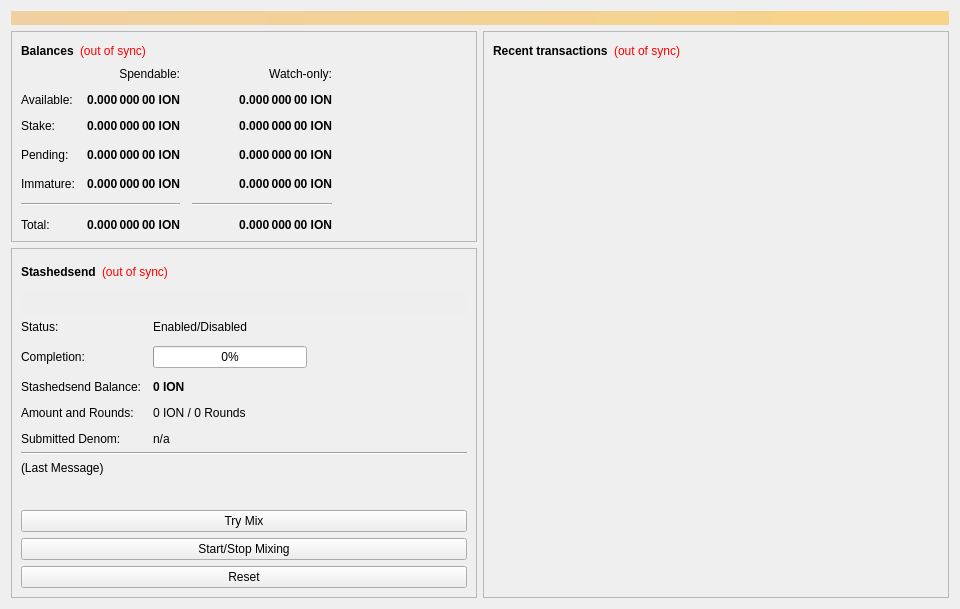
<?xml version="1.0" encoding="UTF-8"?>
<ui version="4.0">
 <class>OverviewPage</class>
 <widget class="QWidget" name="OverviewPage">
  <property name="geometry">
   <rect>
    <x>0</x>
    <y>0</y>
    <width>960</width>
    <height>594</height>
   </rect>
  </property>
  <property name="minimumSize">
   <size>
    <width>960</width>
    <height>0</height>
   </size>
  </property>
  <property name="windowTitle">
   <string>Form</string>
  </property>
  <layout class="QVBoxLayout" name="topLayout">
   <item>
    <widget class="QLabel" name="labelAlerts">
     <property name="visible">
      <bool>false</bool>
     </property>
     <property name="styleSheet">
      <string notr="true">background-color: qlineargradient(x1: 0, y1: 0, x2: 1, y2: 0, stop:0 #F0D0A0, stop:1 #F8D488); color:#000000;</string>
     </property>
     <property name="wordWrap">
      <bool>true</bool>
     </property>
     <property name="margin">
      <number>3</number>
     </property>
    </widget>
   </item>
   <item>
    <layout class="QHBoxLayout" name="horizontalLayout" stretch="1,1">
     <item>
      <layout class="QVBoxLayout" name="verticalLayout_2">
       <item>
        <widget class="QFrame" name="frame">
         <property name="frameShape">
          <enum>QFrame::StyledPanel</enum>
         </property>
         <property name="frameShadow">
          <enum>QFrame::Raised</enum>
         </property>
         <layout class="QVBoxLayout" name="verticalLayout_4">
          <item>
           <layout class="QHBoxLayout" name="horizontalLayout_4">
            <item>
             <widget class="QLabel" name="label_5">
              <property name="font">
               <font>
                <weight>75</weight>
                <bold>true</bold>
               </font>
              </property>
              <property name="text">
               <string>Balances</string>
              </property>
             </widget>
            </item>
            <item>
             <widget class="QLabel" name="labelWalletStatus">
              <property name="cursor">
               <cursorShape>WhatsThisCursor</cursorShape>
              </property>
              <property name="toolTip">
               <string>The displayed information may be out of date. Your wallet automatically synchronizes with the Ion network after a connection is established, but this process has not completed yet.</string>
              </property>
              <property name="styleSheet">
               <string notr="true">QLabel { color: red; }</string>
              </property>
              <property name="text">
               <string notr="true">(out of sync)</string>
              </property>
              <property name="alignment">
               <set>Qt::AlignLeading|Qt::AlignLeft|Qt::AlignVCenter</set>
              </property>
             </widget>
            </item>
            <item>
             <spacer name="horizontalSpacer_3">
              <property name="orientation">
               <enum>Qt::Horizontal</enum>
              </property>
              <property name="sizeHint" stdset="0">
               <size>
                <width>40</width>
                <height>20</height>
               </size>
              </property>
             </spacer>
            </item>
           </layout>
          </item>
          <item>
           <layout class="QGridLayout" name="gridLayout">
            <property name="spacing">
             <number>12</number>
            </property>
            <item row="3" column="2">
             <widget class="QLabel" name="labelWatchPending">
              <property name="font">
               <font>
                <weight>75</weight>
                <bold>true</bold>
               </font>
              </property>
              <property name="cursor">
               <cursorShape>IBeamCursor</cursorShape>
              </property>
              <property name="toolTip">
               <string>Unconfirmed transactions to watch-only addresses</string>
              </property>
              <property name="text">
               <string notr="true">0.000 000 00 ION</string>
              </property>
              <property name="alignment">
               <set>Qt::AlignRight|Qt::AlignTrailing|Qt::AlignVCenter</set>
              </property>
              <property name="textInteractionFlags">
               <set>Qt::LinksAccessibleByMouse|Qt::TextSelectableByKeyboard|Qt::TextSelectableByMouse</set>
              </property>
             </widget>
            </item>
            <item row="3" column="1">
             <widget class="QLabel" name="labelUnconfirmed">
              <property name="font">
               <font>
                <weight>75</weight>
                <bold>true</bold>
               </font>
              </property>
              <property name="cursor">
               <cursorShape>IBeamCursor</cursorShape>
              </property>
              <property name="toolTip">
               <string>Total of transactions that have yet to be confirmed, and do not yet count toward the spendable balance</string>
              </property>
              <property name="text">
               <string notr="true">0.000 000 00 ION</string>
              </property>
              <property name="alignment">
               <set>Qt::AlignRight|Qt::AlignTrailing|Qt::AlignVCenter</set>
              </property>
              <property name="textInteractionFlags">
               <set>Qt::LinksAccessibleByMouse|Qt::TextSelectableByKeyboard|Qt::TextSelectableByMouse</set>
              </property>
             </widget>
            </item>
            <item row="4" column="2">
             <widget class="QLabel" name="labelWatchImmature">
              <property name="font">
               <font>
                <weight>75</weight>
                <bold>true</bold>
               </font>
              </property>
              <property name="cursor">
               <cursorShape>IBeamCursor</cursorShape>
              </property>
              <property name="toolTip">
               <string>Mined balance in watch-only addresses that has not yet matured</string>
              </property>
              <property name="text">
               <string notr="true">0.000 000 00 ION</string>
              </property>
              <property name="alignment">
               <set>Qt::AlignRight|Qt::AlignTrailing|Qt::AlignVCenter</set>
              </property>
              <property name="textInteractionFlags">
               <set>Qt::LinksAccessibleByMouse|Qt::TextSelectableByKeyboard|Qt::TextSelectableByMouse</set>
              </property>
             </widget>
            </item>
            <item row="5" column="0" colspan="2">
             <widget class="Line" name="lineSpendableBalance">
              <property name="orientation">
               <enum>Qt::Horizontal</enum>
              </property>
             </widget>
            </item>
            <item row="5" column="2">
             <widget class="Line" name="lineWatchBalance">
              <property name="sizePolicy">
               <sizepolicy hsizetype="Preferred" vsizetype="Fixed">
                <horstretch>0</horstretch>
                <verstretch>0</verstretch>
               </sizepolicy>
              </property>
              <property name="minimumSize">
               <size>
                <width>140</width>
                <height>0</height>
               </size>
              </property>
              <property name="orientation">
               <enum>Qt::Horizontal</enum>
              </property>
             </widget>
            </item>
            <item row="6" column="0">
             <widget class="QLabel" name="labelTotalText">
              <property name="text">
               <string>Total:</string>
              </property>
             </widget>
            </item>
            <item row="4" column="1">
             <widget class="QLabel" name="labelImmature">
              <property name="font">
               <font>
                <weight>75</weight>
                <bold>true</bold>
               </font>
              </property>
              <property name="cursor">
               <cursorShape>IBeamCursor</cursorShape>
              </property>
              <property name="toolTip">
               <string>Mined balance that has not yet matured</string>
              </property>
              <property name="text">
               <string notr="true">0.000 000 00 ION</string>
              </property>
              <property name="alignment">
               <set>Qt::AlignRight|Qt::AlignTrailing|Qt::AlignVCenter</set>
              </property>
              <property name="textInteractionFlags">
               <set>Qt::LinksAccessibleByMouse|Qt::TextSelectableByKeyboard|Qt::TextSelectableByMouse</set>
              </property>
             </widget>
            </item>
            <item row="3" column="3">
             <spacer name="horizontalSpacer_2">
              <property name="orientation">
               <enum>Qt::Horizontal</enum>
              </property>
              <property name="sizeHint" stdset="0">
               <size>
                <width>40</width>
                <height>20</height>
               </size>
              </property>
             </spacer>
            </item>
            <item row="4" column="0">
             <widget class="QLabel" name="labelImmatureText">
              <property name="text">
               <string>Immature:</string>
              </property>
             </widget>
            </item>
            <item row="6" column="1">
             <widget class="QLabel" name="labelTotal">
              <property name="font">
               <font>
                <weight>75</weight>
                <bold>true</bold>
               </font>
              </property>
              <property name="cursor">
               <cursorShape>IBeamCursor</cursorShape>
              </property>
              <property name="toolTip">
               <string>Your current total balance</string>
              </property>
              <property name="text">
               <string notr="true">0.000 000 00 ION</string>
              </property>
              <property name="alignment">
               <set>Qt::AlignRight|Qt::AlignTrailing|Qt::AlignVCenter</set>
              </property>
              <property name="textInteractionFlags">
               <set>Qt::LinksAccessibleByMouse|Qt::TextSelectableByKeyboard|Qt::TextSelectableByMouse</set>
              </property>
             </widget>
            </item>
            <item row="6" column="2">
             <widget class="QLabel" name="labelWatchTotal">
              <property name="font">
               <font>
                <weight>75</weight>
                <bold>true</bold>
               </font>
              </property>
              <property name="cursor">
               <cursorShape>IBeamCursor</cursorShape>
              </property>
              <property name="toolTip">
               <string>Current total balance in watch-only addresses</string>
              </property>
              <property name="text">
               <string notr="true">0.000 000 00 ION</string>
              </property>
              <property name="alignment">
               <set>Qt::AlignRight|Qt::AlignTrailing|Qt::AlignVCenter</set>
              </property>
              <property name="textInteractionFlags">
               <set>Qt::LinksAccessibleByMouse|Qt::TextSelectableByKeyboard|Qt::TextSelectableByMouse</set>
              </property>
             </widget>
            </item>
            <item row="0" column="2">
             <widget class="QLabel" name="labelWatchonly">
              <property name="text">
               <string>Watch-only:</string>
              </property>
              <property name="alignment">
               <set>Qt::AlignRight|Qt::AlignTrailing|Qt::AlignVCenter</set>
              </property>
             </widget>
            </item>
            <item row="1" column="0">
             <widget class="QLabel" name="labelBalanceText">
              <property name="text">
               <string>Available:</string>
              </property>
             </widget>
            </item>
            <item row="1" column="1">
             <widget class="QLabel" name="labelBalance">
              <property name="font">
               <font>
                <weight>75</weight>
                <bold>true</bold>
               </font>
              </property>
              <property name="cursor">
               <cursorShape>IBeamCursor</cursorShape>
              </property>
              <property name="toolTip">
               <string>Your current spendable balance</string>
              </property>
              <property name="text">
               <string notr="true">0.000 000 00 ION</string>
              </property>
              <property name="alignment">
               <set>Qt::AlignRight|Qt::AlignTrailing|Qt::AlignVCenter</set>
              </property>
              <property name="textInteractionFlags">
               <set>Qt::LinksAccessibleByMouse|Qt::TextSelectableByKeyboard|Qt::TextSelectableByMouse</set>
              </property>
             </widget>
            </item>
            <item row="2" column="0">
             <widget class="QLabel" name="label_10">
              <property name="text">
               <string>Stake:</string>
              </property>
             </widget>
            </item>
            <item row="2" column="1">
             <widget class="QLabel" name="labelStake">
              <property name="font">
               <font>
                <weight>75</weight>
                <bold>true</bold>
               </font>
              </property>
              <property name="cursor">
               <cursorShape>IBeamCursor</cursorShape>
              </property>
              <property name="toolTip">
               <string>Total of coins that was staked, and do not yet count toward the current balance</string>
              </property>
              <property name="text">
               <string notr="true">0.000 000 00 ION</string>
              </property>
              <property name="alignment">
               <set>Qt::AlignRight|Qt::AlignTrailing|Qt::AlignVCenter</set>
              </property>
              <property name="textInteractionFlags">
               <set>Qt::LinksAccessibleByMouse|Qt::TextSelectableByKeyboard|Qt::TextSelectableByMouse</set>
              </property>
             </widget>
            </item>
            <item row="2" column="2">
             <widget class="QLabel" name="labelWatchStake">
              <property name="font">
               <font>
                <weight>75</weight>
                <bold>true</bold>
               </font>
              </property>
              <property name="cursor">
               <cursorShape>IBeamCursor</cursorShape>
              </property>
              <property name="toolTip">
               <string>Total of coins that was staked in watch-only addresses, and do not yet count toward the current watch-only balance</string>
              </property>
              <property name="text">
               <string notr="true">0.000 000 00 ION</string>
              </property>
              <property name="alignment">
               <set>Qt::AlignRight|Qt::AlignTrailing|Qt::AlignVCenter</set>
              </property>
              <property name="textInteractionFlags">
               <set>Qt::LinksAccessibleByMouse|Qt::TextSelectableByKeyboard|Qt::TextSelectableByMouse</set>
              </property>
             </widget>
            </item>
            <item row="1" column="2">
             <widget class="QLabel" name="labelWatchAvailable">
              <property name="font">
               <font>
                <weight>75</weight>
                <bold>true</bold>
               </font>
              </property>
              <property name="cursor">
               <cursorShape>IBeamCursor</cursorShape>
              </property>
              <property name="toolTip">
               <string>Your current balance in watch-only addresses</string>
              </property>
              <property name="text">
               <string notr="true">0.000 000 00 ION</string>
              </property>
              <property name="alignment">
               <set>Qt::AlignRight|Qt::AlignTrailing|Qt::AlignVCenter</set>
              </property>
              <property name="textInteractionFlags">
               <set>Qt::LinksAccessibleByMouse|Qt::TextSelectableByKeyboard|Qt::TextSelectableByMouse</set>
              </property>
             </widget>
            </item>
            <item row="3" column="0">
             <widget class="QLabel" name="labelPendingText">
              <property name="text">
               <string>Pending:</string>
              </property>
             </widget>
            </item>
            <item row="0" column="1">
             <widget class="QLabel" name="labelSpendable">
              <property name="text">
               <string>Spendable:</string>
              </property>
              <property name="alignment">
               <set>Qt::AlignRight|Qt::AlignTrailing|Qt::AlignVCenter</set>
              </property>
             </widget>
            </item>
           </layout>
          </item>
         </layout>
        </widget>
       </item>
       <item>
        <widget class="QFrame" name="frameStashedsend">
         <property name="sizePolicy">
          <sizepolicy hsizetype="Expanding" vsizetype="Expanding">
           <horstretch>0</horstretch>
           <verstretch>0</verstretch>
          </sizepolicy>
         </property>
         <property name="minimumSize">
          <size>
           <width>0</width>
           <height>350</height>
          </size>
         </property>
         <property name="layoutDirection">
          <enum>Qt::LeftToRight</enum>
         </property>
         <property name="frameShape">
          <enum>QFrame::StyledPanel</enum>
         </property>
         <property name="frameShadow">
          <enum>QFrame::Raised</enum>
         </property>
         <layout class="QVBoxLayout" name="verticalLayout_5">
          <item>
           <layout class="QHBoxLayout" name="horizontalLayout_5">
            <item>
             <widget class="QLabel" name="label_2">
              <property name="font">
               <font>
                <weight>75</weight>
                <bold>true</bold>
               </font>
              </property>
              <property name="text">
               <string>Stashedsend</string>
              </property>
             </widget>
            </item>
            <item>
             <widget class="QLabel" name="labelStashedsendSyncStatus">
              <property name="toolTip">
               <string>The displayed information may be out of date. Your wallet automatically synchronizes with the Ion network after a connection is established, but this process has not completed yet.</string>
              </property>
              <property name="styleSheet">
               <string notr="true">QLabel { color: red; }</string>
              </property>
              <property name="text">
               <string notr="true">(out of sync)</string>
              </property>
              <property name="alignment">
               <set>Qt::AlignLeading|Qt::AlignLeft|Qt::AlignVCenter</set>
              </property>
             </widget>
            </item>
            <item>
             <spacer name="horizontalSpacer_4">
              <property name="orientation">
               <enum>Qt::Horizontal</enum>
              </property>
              <property name="sizeHint" stdset="0">
               <size>
                <width>40</width>
                <height>20</height>
               </size>
              </property>
             </spacer>
            </item>
           </layout>
          </item>
          <item>
           <widget class="QPushButton" name="runAutoDenom">
            <property name="palette">
             <palette>
              <active>
               <colorrole role="WindowText">
                <brush brushstyle="SolidPattern">
                 <color alpha="255">
                  <red>0</red>
                  <green>0</green>
                  <blue>0</blue>
                 </color>
                </brush>
               </colorrole>
               <colorrole role="Button">
                <brush brushstyle="SolidPattern">
                 <color alpha="255">
                  <red>239</red>
                  <green>238</green>
                  <blue>238</blue>
                 </color>
                </brush>
               </colorrole>
               <colorrole role="Light">
                <brush brushstyle="SolidPattern">
                 <color alpha="255">
                  <red>255</red>
                  <green>255</green>
                  <blue>255</blue>
                 </color>
                </brush>
               </colorrole>
               <colorrole role="Midlight">
                <brush brushstyle="SolidPattern">
                 <color alpha="255">
                  <red>247</red>
                  <green>246</green>
                  <blue>246</blue>
                 </color>
                </brush>
               </colorrole>
               <colorrole role="Dark">
                <brush brushstyle="SolidPattern">
                 <color alpha="255">
                  <red>119</red>
                  <green>119</green>
                  <blue>119</blue>
                 </color>
                </brush>
               </colorrole>
               <colorrole role="Mid">
                <brush brushstyle="SolidPattern">
                 <color alpha="255">
                  <red>159</red>
                  <green>159</green>
                  <blue>159</blue>
                 </color>
                </brush>
               </colorrole>
               <colorrole role="Text">
                <brush brushstyle="SolidPattern">
                 <color alpha="255">
                  <red>0</red>
                  <green>0</green>
                  <blue>0</blue>
                 </color>
                </brush>
               </colorrole>
               <colorrole role="BrightText">
                <brush brushstyle="SolidPattern">
                 <color alpha="255">
                  <red>255</red>
                  <green>255</green>
                  <blue>255</blue>
                 </color>
                </brush>
               </colorrole>
               <colorrole role="ButtonText">
                <brush brushstyle="SolidPattern">
                 <color alpha="255">
                  <red>0</red>
                  <green>0</green>
                  <blue>0</blue>
                 </color>
                </brush>
               </colorrole>
               <colorrole role="Base">
                <brush brushstyle="SolidPattern">
                 <color alpha="255">
                  <red>255</red>
                  <green>255</green>
                  <blue>255</blue>
                 </color>
                </brush>
               </colorrole>
               <colorrole role="Window">
                <brush brushstyle="SolidPattern">
                 <color alpha="255">
                  <red>239</red>
                  <green>238</green>
                  <blue>238</blue>
                 </color>
                </brush>
               </colorrole>
               <colorrole role="Shadow">
                <brush brushstyle="SolidPattern">
                 <color alpha="255">
                  <red>0</red>
                  <green>0</green>
                  <blue>0</blue>
                 </color>
                </brush>
               </colorrole>
               <colorrole role="AlternateBase">
                <brush brushstyle="SolidPattern">
                 <color alpha="255">
                  <red>247</red>
                  <green>246</green>
                  <blue>246</blue>
                 </color>
                </brush>
               </colorrole>
               <colorrole role="ToolTipBase">
                <brush brushstyle="SolidPattern">
                 <color alpha="255">
                  <red>255</red>
                  <green>255</green>
                  <blue>220</blue>
                 </color>
                </brush>
               </colorrole>
               <colorrole role="ToolTipText">
                <brush brushstyle="SolidPattern">
                 <color alpha="255">
                  <red>0</red>
                  <green>0</green>
                  <blue>0</blue>
                 </color>
                </brush>
               </colorrole>
              </active>
              <inactive>
               <colorrole role="WindowText">
                <brush brushstyle="SolidPattern">
                 <color alpha="255">
                  <red>0</red>
                  <green>0</green>
                  <blue>0</blue>
                 </color>
                </brush>
               </colorrole>
               <colorrole role="Button">
                <brush brushstyle="SolidPattern">
                 <color alpha="255">
                  <red>239</red>
                  <green>238</green>
                  <blue>238</blue>
                 </color>
                </brush>
               </colorrole>
               <colorrole role="Light">
                <brush brushstyle="SolidPattern">
                 <color alpha="255">
                  <red>255</red>
                  <green>255</green>
                  <blue>255</blue>
                 </color>
                </brush>
               </colorrole>
               <colorrole role="Midlight">
                <brush brushstyle="SolidPattern">
                 <color alpha="255">
                  <red>247</red>
                  <green>246</green>
                  <blue>246</blue>
                 </color>
                </brush>
               </colorrole>
               <colorrole role="Dark">
                <brush brushstyle="SolidPattern">
                 <color alpha="255">
                  <red>119</red>
                  <green>119</green>
                  <blue>119</blue>
                 </color>
                </brush>
               </colorrole>
               <colorrole role="Mid">
                <brush brushstyle="SolidPattern">
                 <color alpha="255">
                  <red>159</red>
                  <green>159</green>
                  <blue>159</blue>
                 </color>
                </brush>
               </colorrole>
               <colorrole role="Text">
                <brush brushstyle="SolidPattern">
                 <color alpha="255">
                  <red>0</red>
                  <green>0</green>
                  <blue>0</blue>
                 </color>
                </brush>
               </colorrole>
               <colorrole role="BrightText">
                <brush brushstyle="SolidPattern">
                 <color alpha="255">
                  <red>255</red>
                  <green>255</green>
                  <blue>255</blue>
                 </color>
                </brush>
               </colorrole>
               <colorrole role="ButtonText">
                <brush brushstyle="SolidPattern">
                 <color alpha="255">
                  <red>0</red>
                  <green>0</green>
                  <blue>0</blue>
                 </color>
                </brush>
               </colorrole>
               <colorrole role="Base">
                <brush brushstyle="SolidPattern">
                 <color alpha="255">
                  <red>255</red>
                  <green>255</green>
                  <blue>255</blue>
                 </color>
                </brush>
               </colorrole>
               <colorrole role="Window">
                <brush brushstyle="SolidPattern">
                 <color alpha="255">
                  <red>239</red>
                  <green>238</green>
                  <blue>238</blue>
                 </color>
                </brush>
               </colorrole>
               <colorrole role="Shadow">
                <brush brushstyle="SolidPattern">
                 <color alpha="255">
                  <red>0</red>
                  <green>0</green>
                  <blue>0</blue>
                 </color>
                </brush>
               </colorrole>
               <colorrole role="AlternateBase">
                <brush brushstyle="SolidPattern">
                 <color alpha="255">
                  <red>247</red>
                  <green>246</green>
                  <blue>246</blue>
                 </color>
                </brush>
               </colorrole>
               <colorrole role="ToolTipBase">
                <brush brushstyle="SolidPattern">
                 <color alpha="255">
                  <red>255</red>
                  <green>255</green>
                  <blue>220</blue>
                 </color>
                </brush>
               </colorrole>
               <colorrole role="ToolTipText">
                <brush brushstyle="SolidPattern">
                 <color alpha="255">
                  <red>0</red>
                  <green>0</green>
                  <blue>0</blue>
                 </color>
                </brush>
               </colorrole>
              </inactive>
              <disabled>
               <colorrole role="WindowText">
                <brush brushstyle="SolidPattern">
                 <color alpha="255">
                  <red>119</red>
                  <green>119</green>
                  <blue>119</blue>
                 </color>
                </brush>
               </colorrole>
               <colorrole role="Button">
                <brush brushstyle="SolidPattern">
                 <color alpha="255">
                  <red>239</red>
                  <green>238</green>
                  <blue>238</blue>
                 </color>
                </brush>
               </colorrole>
               <colorrole role="Light">
                <brush brushstyle="SolidPattern">
                 <color alpha="255">
                  <red>255</red>
                  <green>255</green>
                  <blue>255</blue>
                 </color>
                </brush>
               </colorrole>
               <colorrole role="Midlight">
                <brush brushstyle="SolidPattern">
                 <color alpha="255">
                  <red>247</red>
                  <green>246</green>
                  <blue>246</blue>
                 </color>
                </brush>
               </colorrole>
               <colorrole role="Dark">
                <brush brushstyle="SolidPattern">
                 <color alpha="255">
                  <red>119</red>
                  <green>119</green>
                  <blue>119</blue>
                 </color>
                </brush>
               </colorrole>
               <colorrole role="Mid">
                <brush brushstyle="SolidPattern">
                 <color alpha="255">
                  <red>159</red>
                  <green>159</green>
                  <blue>159</blue>
                 </color>
                </brush>
               </colorrole>
               <colorrole role="Text">
                <brush brushstyle="SolidPattern">
                 <color alpha="255">
                  <red>119</red>
                  <green>119</green>
                  <blue>119</blue>
                 </color>
                </brush>
               </colorrole>
               <colorrole role="BrightText">
                <brush brushstyle="SolidPattern">
                 <color alpha="255">
                  <red>255</red>
                  <green>255</green>
                  <blue>255</blue>
                 </color>
                </brush>
               </colorrole>
               <colorrole role="ButtonText">
                <brush brushstyle="SolidPattern">
                 <color alpha="255">
                  <red>119</red>
                  <green>119</green>
                  <blue>119</blue>
                 </color>
                </brush>
               </colorrole>
               <colorrole role="Base">
                <brush brushstyle="SolidPattern">
                 <color alpha="255">
                  <red>239</red>
                  <green>238</green>
                  <blue>238</blue>
                 </color>
                </brush>
               </colorrole>
               <colorrole role="Window">
                <brush brushstyle="SolidPattern">
                 <color alpha="255">
                  <red>239</red>
                  <green>238</green>
                  <blue>238</blue>
                 </color>
                </brush>
               </colorrole>
               <colorrole role="Shadow">
                <brush brushstyle="SolidPattern">
                 <color alpha="255">
                  <red>0</red>
                  <green>0</green>
                  <blue>0</blue>
                 </color>
                </brush>
               </colorrole>
               <colorrole role="AlternateBase">
                <brush brushstyle="SolidPattern">
                 <color alpha="255">
                  <red>239</red>
                  <green>238</green>
                  <blue>238</blue>
                 </color>
                </brush>
               </colorrole>
               <colorrole role="ToolTipBase">
                <brush brushstyle="SolidPattern">
                 <color alpha="255">
                  <red>255</red>
                  <green>255</green>
                  <blue>220</blue>
                 </color>
                </brush>
               </colorrole>
               <colorrole role="ToolTipText">
                <brush brushstyle="SolidPattern">
                 <color alpha="255">
                  <red>0</red>
                  <green>0</green>
                  <blue>0</blue>
                 </color>
                </brush>
               </colorrole>
              </disabled>
             </palette>
            </property>
            <property name="focusPolicy">
             <enum>Qt::NoFocus</enum>
            </property>
            <property name="autoFillBackground">
             <bool>true</bool>
            </property>
            <property name="text">
             <string/>
            </property>
            <property name="flat">
             <bool>true</bool>
            </property>
           </widget>
          </item>
          <item>
           <layout class="QFormLayout" name="formLayout">
            <property name="fieldGrowthPolicy">
             <enum>QFormLayout::AllNonFixedFieldsGrow</enum>
            </property>
            <property name="horizontalSpacing">
             <number>11</number>
            </property>
            <property name="verticalSpacing">
             <number>12</number>
            </property>
            <item row="0" column="0">
             <widget class="QLabel" name="label_6">
              <property name="text">
               <string>Status:</string>
              </property>
             </widget>
            </item>
            <item row="1" column="0">
             <widget class="QLabel" name="label_7">
              <property name="text">
               <string>Completion:</string>
              </property>
             </widget>
            </item>
            <item row="1" column="1">
             <widget class="QProgressBar" name="stashedsendProgress">
              <property name="maximumSize">
               <size>
                <width>154</width>
                <height>16777215</height>
               </size>
              </property>
              <property name="value">
               <number>0</number>
              </property>
             </widget>
            </item>
            <item row="3" column="0">
             <widget class="QLabel" name="labelAnonymizedText">
              <property name="text">
               <string>Stashedsend Balance:</string>
              </property>
             </widget>
            </item>
            <item row="3" column="1">
             <widget class="QLabel" name="labelAnonymized">
              <property name="font">
               <font>
                <weight>75</weight>
                <bold>true</bold>
               </font>
              </property>
              <property name="text">
               <string notr="true">0 ION</string>
              </property>
             </widget>
            </item>
            <item row="4" column="0">
             <widget class="QLabel" name="label_8">
              <property name="text">
               <string>Amount and Rounds:</string>
              </property>
             </widget>
            </item>
            <item row="4" column="1">
             <widget class="QLabel" name="labelAmountRounds">
              <property name="text">
               <string>0 ION / 0 Rounds</string>
              </property>
             </widget>
            </item>
            <item row="5" column="0">
             <widget class="QLabel" name="label_9">
              <property name="text">
               <string>Submitted Denom:</string>
              </property>
             </widget>
            </item>
            <item row="5" column="1">
             <widget class="QLabel" name="labelSubmittedDenom">
              <property name="toolTip">
               <string>The denominations you submitted to the Masternode.&lt;br&gt;To mix, other users must submit the exact same denominations.</string>
              </property>
              <property name="text">
               <string>n/a</string>
              </property>
             </widget>
            </item>
            <item row="0" column="1">
             <widget class="QLabel" name="stashedsendEnabled">
              <property name="text">
               <string>Enabled/Disabled</string>
              </property>
             </widget>
            </item>
           </layout>
          </item>
          <item>
           <widget class="Line" name="lineLastMessage">
            <property name="orientation">
             <enum>Qt::Horizontal</enum>
            </property>
           </widget>
          </item>
          <item>
           <widget class="QLabel" name="stashedsendStatus">
            <property name="minimumSize">
             <size>
              <width>288</width>
              <height>43</height>
             </size>
            </property>
            <property name="text">
             <string>(Last Message)</string>
            </property>
            <property name="alignment">
             <set>Qt::AlignLeading|Qt::AlignLeft|Qt::AlignTop</set>
            </property>
            <property name="wordWrap">
             <bool>true</bool>
            </property>
           </widget>
          </item>
          <item>
           <widget class="QPushButton" name="stashedsendAuto">
            <property name="sizePolicy">
             <sizepolicy hsizetype="MinimumExpanding" vsizetype="Fixed">
              <horstretch>0</horstretch>
              <verstretch>0</verstretch>
             </sizepolicy>
            </property>
            <property name="toolTip">
             <string>Try to manually submit a Stashedsend request.</string>
            </property>
            <property name="text">
             <string>Try Mix</string>
            </property>
           </widget>
          </item>
          <item>
           <widget class="QPushButton" name="toggleStashedsend">
            <property name="sizePolicy">
             <sizepolicy hsizetype="MinimumExpanding" vsizetype="Fixed">
              <horstretch>0</horstretch>
              <verstretch>0</verstretch>
             </sizepolicy>
            </property>
            <property name="text">
             <string>Start/Stop Mixing</string>
            </property>
           </widget>
          </item>
          <item>
           <widget class="QPushButton" name="stashedsendReset">
            <property name="sizePolicy">
             <sizepolicy hsizetype="MinimumExpanding" vsizetype="Fixed">
              <horstretch>0</horstretch>
              <verstretch>0</verstretch>
             </sizepolicy>
            </property>
            <property name="toolTip">
             <string>Reset the current status of Stashedsend (can interrupt Stashedsend if it's in the process of Mixing, which can cost you money!)</string>
            </property>
            <property name="autoFillBackground">
             <bool>false</bool>
            </property>
            <property name="text">
             <string>Reset</string>
            </property>
           </widget>
          </item>
         </layout>
        </widget>
       </item>
       <item>
        <spacer name="verticalSpacer">
         <property name="orientation">
          <enum>Qt::Vertical</enum>
         </property>
         <property name="sizeHint" stdset="0">
          <size>
           <width>20</width>
           <height>40</height>
          </size>
         </property>
        </spacer>
       </item>
      </layout>
     </item>
     <item>
      <layout class="QVBoxLayout" name="verticalLayout_3">
       <item>
        <widget class="QFrame" name="frame_2">
         <property name="frameShape">
          <enum>QFrame::StyledPanel</enum>
         </property>
         <property name="frameShadow">
          <enum>QFrame::Raised</enum>
         </property>
         <layout class="QVBoxLayout" name="verticalLayout">
          <item>
           <layout class="QHBoxLayout" name="horizontalLayout_2">
            <item>
             <widget class="QLabel" name="label_4">
              <property name="font">
               <font>
                <weight>75</weight>
                <bold>true</bold>
               </font>
              </property>
              <property name="text">
               <string>Recent transactions</string>
              </property>
             </widget>
            </item>
            <item>
             <widget class="QLabel" name="labelTransactionsStatus">
              <property name="cursor">
               <cursorShape>WhatsThisCursor</cursorShape>
              </property>
              <property name="toolTip">
               <string>The displayed information may be out of date. Your wallet automatically synchronizes with the Ion network after a connection is established, but this process has not completed yet.</string>
              </property>
              <property name="styleSheet">
               <string notr="true">QLabel { color: red; }</string>
              </property>
              <property name="text">
               <string notr="true">(out of sync)</string>
              </property>
              <property name="alignment">
               <set>Qt::AlignRight|Qt::AlignTrailing|Qt::AlignVCenter</set>
              </property>
             </widget>
            </item>
            <item>
             <spacer name="horizontalSpacer">
              <property name="orientation">
               <enum>Qt::Horizontal</enum>
              </property>
              <property name="sizeHint" stdset="0">
               <size>
                <width>40</width>
                <height>20</height>
               </size>
              </property>
             </spacer>
            </item>
           </layout>
          </item>
          <item>
           <widget class="QListView" name="listTransactions">
            <property name="styleSheet">
             <string notr="true">QListView { background: transparent; }</string>
            </property>
            <property name="frameShape">
             <enum>QFrame::NoFrame</enum>
            </property>
            <property name="verticalScrollBarPolicy">
             <enum>Qt::ScrollBarAlwaysOff</enum>
            </property>
            <property name="horizontalScrollBarPolicy">
             <enum>Qt::ScrollBarAlwaysOff</enum>
            </property>
            <property name="selectionMode">
             <enum>QAbstractItemView::NoSelection</enum>
            </property>
           </widget>
          </item>
         </layout>
        </widget>
       </item>
      </layout>
     </item>
    </layout>
   </item>
  </layout>
 </widget>
 <resources/>
 <connections/>
</ui>
